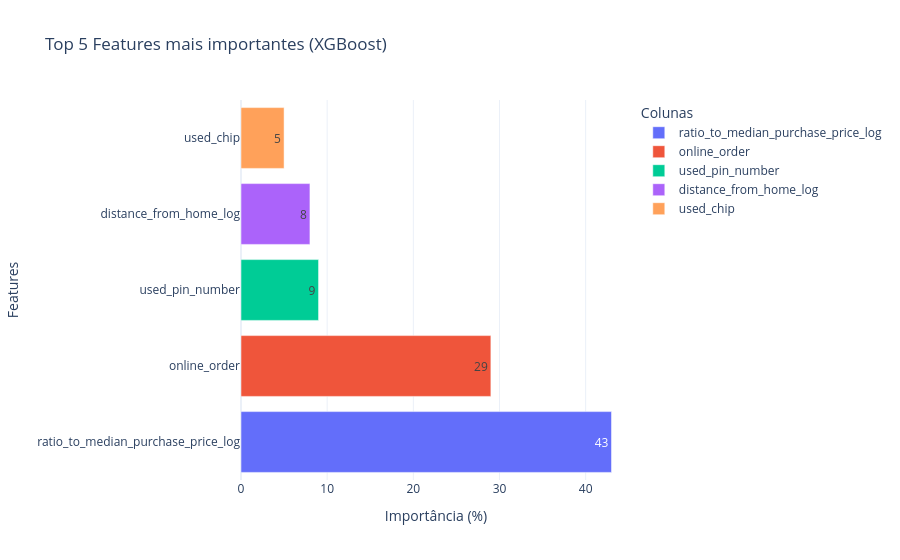

The notebook cell this image was saved under:
### Code cell
# Gráfico interativo com Plotly
fig = px.bar(
    feat_importances.head(5),              
    x="Importância (%)", 
    y="Colunas",
    orientation='h',                      # barras na horizontal
    title="Top 5 Features mais importantes (XGBoost)",
    color="Colunas",
    text="Importância (%)"                # mostra o valor na barra
)

fig.update_layout(
    yaxis=dict(autorange="reversed"),     # inverte para o maior ficar no topo
    xaxis_title="Importância (%)",
    yaxis_title="Features",
    template="plotly_white"               # estilo clean
)
fig.show()

### Figure 1 — Plotly figure (JSON) as saved in the notebook; plotly's stock layout.template omitted (floating-point values rounded to 4 significant figures)
{"data": [{"hovertemplate": "Colunas=%{y}<br>Importância (%)=%{text}<extra></extra>", "legendgroup": "ratio_to_median_purchase_price_log", "marker": {"color": "#636efa", "pattern": {"shape": ""}}, "name": "ratio_to_median_purchase_price_log", "orientation": "h", "showlegend": true, "text": [43.0], "textposition": "auto", "type": "bar", "x": [43.0], "xaxis": "x", "y": ["ratio_to_median_purchase_price_log"], "yaxis": "y"}, {"hovertemplate": "Colunas=%{y}<br>Importância (%)=%{text}<extra></extra>", "legendgroup": "online_order", "marker": {"color": "#EF553B", "pattern": {"shape": ""}}, "name": "online_order", "orientation": "h", "showlegend": true, "text": [29.0], "textposition": "auto", "type": "bar", "x": [29.0], "xaxis": "x", "y": ["online_order"], "yaxis": "y"}, {"hovertemplate": "Colunas=%{y}<br>Importância (%)=%{text}<extra></extra>", "legendgroup": "used_pin_number", "marker": {"color": "#00cc96", "pattern": {"shape": ""}}, "name": "used_pin_number", "orientation": "h", "showlegend": true, "text": [9.0], "textposition": "auto", "type": "bar", "x": [9.0], "xaxis": "x", "y": ["used_pin_number"], "yaxis": "y"}, {"hovertemplate": "Colunas=%{y}<br>Importância (%)=%{text}<extra></extra>", "legendgroup": "distance_from_home_log", "marker": {"color": "#ab63fa", "pattern": {"shape": ""}}, "name": "distance_from_home_log", "orientation": "h", "showlegend": true, "text": [8.0], "textposition": "auto", "type": "bar", "x": [8.0], "xaxis": "x", "y": ["distance_from_home_log"], "yaxis": "y"}, {"hovertemplate": "Colunas=%{y}<br>Importância (%)=%{text}<extra></extra>", "legendgroup": "used_chip", "marker": {"color": "#FFA15A", "pattern": {"shape": ""}}, "name": "used_chip", "orientation": "h", "showlegend": true, "text": [5.0], "textposition": "auto", "type": "bar", "x": [5.0], "xaxis": "x", "y": ["used_chip"], "yaxis": "y"}], "layout": {"autosize": true, "barmode": "relative", "legend": {"title": {"text": "Colunas"}, "tracegroupgap": 0}, "title": {"text": "Top 5 Features mais importantes (XGBoost)"}, "xaxis": {"anchor": "y", "autorange": true, "domain": [0, 1], "range": [0, 45.26], "title": {"text": "Importância (%)"}, "type": "linear"}, "yaxis": {"anchor": "x", "autorange": true, "categoryarray": ["used_chip", "distance_from_home_log", "used_pin_number", "online_order", "ratio_to_median_purchase_price_log"], "categoryorder": "array", "domain": [0, 1], "range": [4.5, -0.5], "title": {"text": "Features"}, "type": "category"}}}
